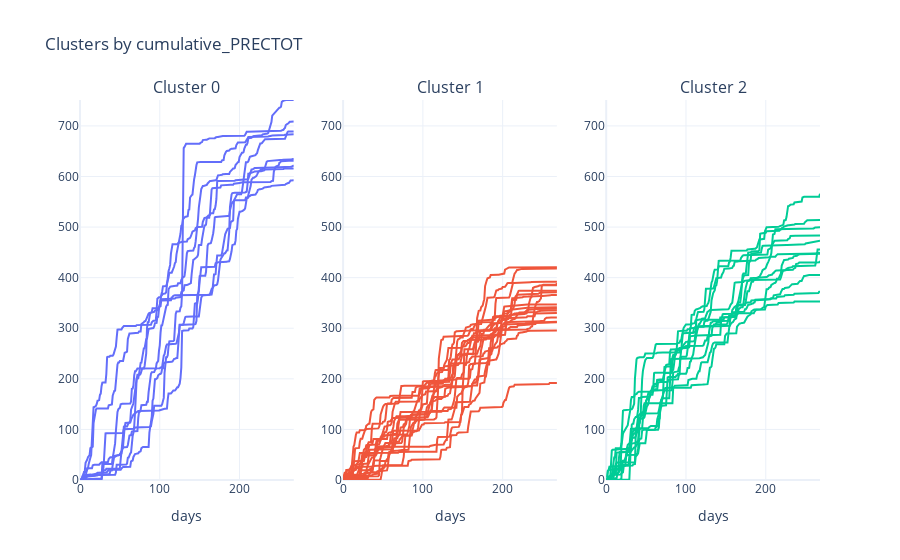

Notebook source saved alongside this figure:
### Code cell
# plot each cluster
x = data_cluster.columns
arr_colors = ['#636EFA', '#EF553B', '#00CC96', '#AB63FA', '#FFA15A', '#19D3F3', '#FF6692', '#B6E880', '#FF97FF', '#FECB52']

fig = make_subplots(rows=1, cols=nb_cluster,
                    subplot_titles=[f"Cluster {i}" for i in range(nb_cluster)])


for cluster_index in dict_cluster.keys():
  for arr in dict_cluster[cluster_index].values:
    fig.add_trace(
        go.Scatter(x=x, y=arr, marker_color=arr_colors[cluster_index]),
        row=1, col=cluster_index + 1
    )

  fig.update_yaxes(range=[0, np.max(data_cluster.values)], row=1, col=cluster_index + 1)
  fig.update_xaxes(title="days")


fig.update_layout(
    title=f"Clusters by {col_name}",
    showlegend=False
)

fig.show()

### Figure 1 — Plotly figure (JSON) as saved in the notebook; plotly's stock layout.template omitted (floating-point values rounded to 4 significant figures; data arrays with more than 128 entries replaced by an {"elided": "..."} marker saying what was removed)
{"data": [{"marker": {"color": "#636EFA"}, "type": "scatter", "x": {"elided": "270 mixed values"}, "xaxis": "x", "y": {"elided": "269 float values"}, "yaxis": "y"}, {"marker": {"color": "#636EFA"}, "type": "scatter", "x": {"elided": "270 mixed values"}, "xaxis": "x", "y": {"elided": "269 float values"}, "yaxis": "y"}, {"marker": {"color": "#636EFA"}, "type": "scatter", "x": {"elided": "270 mixed values"}, "xaxis": "x", "y": {"elided": "269 float values"}, "yaxis": "y"}, {"marker": {"color": "#636EFA"}, "type": "scatter", "x": {"elided": "270 mixed values"}, "xaxis": "x", "y": {"elided": "269 float values"}, "yaxis": "y"}, {"marker": {"color": "#636EFA"}, "type": "scatter", "x": {"elided": "270 mixed values"}, "xaxis": "x", "y": {"elided": "269 float values"}, "yaxis": "y"}, {"marker": {"color": "#636EFA"}, "type": "scatter", "x": {"elided": "270 mixed values"}, "xaxis": "x", "y": {"elided": "269 float values"}, "yaxis": "y"}, {"marker": {"color": "#636EFA"}, "type": "scatter", "x": {"elided": "270 mixed values"}, "xaxis": "x", "y": {"elided": "269 float values"}, "yaxis": "y"}, {"marker": {"color": "#636EFA"}, "type": "scatter", "x": {"elided": "270 mixed values"}, "xaxis": "x", "y": {"elided": "269 float values"}, "yaxis": "y"}, {"marker": {"color": "#636EFA"}, "type": "scatter", "x": {"elided": "270 mixed values"}, "xaxis": "x", "y": {"elided": "269 float values"}, "yaxis": "y"}, {"marker": {"color": "#EF553B"}, "type": "scatter", "x": {"elided": "270 mixed values"}, "xaxis": "x2", "y": {"elided": "269 float values"}, "yaxis": "y2"}, {"marker": {"color": "#EF553B"}, "type": "scatter", "x": {"elided": "270 mixed values"}, "xaxis": "x2", "y": {"elided": "269 float values"}, "yaxis": "y2"}, {"marker": {"color": "#EF553B"}, "type": "scatter", "x": {"elided": "270 mixed values"}, "xaxis": "x2", "y": {"elided": "269 float values"}, "yaxis": "y2"}, {"marker": {"color": "#EF553B"}, "type": "scatter", "x": {"elided": "270 mixed values"}, "xaxis": "x2", "y": {"elided": "269 float values"}, "yaxis": "y2"}, {"marker": {"color": "#EF553B"}, "type": "scatter", "x": {"elided": "270 mixed values"}, "xaxis": "x2", "y": {"elided": "269 float values"}, "yaxis": "y2"}, {"marker": {"color": "#EF553B"}, "type": "scatter", "x": {"elided": "270 mixed values"}, "xaxis": "x2", "y": {"elided": "269 float values"}, "yaxis": "y2"}, {"marker": {"color": "#EF553B"}, "type": "scatter", "x": {"elided": "270 mixed values"}, "xaxis": "x2", "y": {"elided": "269 float values"}, "yaxis": "y2"}, {"marker": {"color": "#EF553B"}, "type": "scatter", "x": {"elided": "270 mixed values"}, "xaxis": "x2", "y": {"elided": "269 float values"}, "yaxis": "y2"}, {"marker": {"color": "#EF553B"}, "type": "scatter", "x": {"elided": "270 mixed values"}, "xaxis": "x2", "y": {"elided": "269 float values"}, "yaxis": "y2"}, {"marker": {"color": "#EF553B"}, "type": "scatter", "x": {"elided": "270 mixed values"}, "xaxis": "x2", "y": {"elided": "269 float values"}, "yaxis": "y2"}, {"marker": {"color": "#EF553B"}, "type": "scatter", "x": {"elided": "270 mixed values"}, "xaxis": "x2", "y": {"elided": "269 float values"}, "yaxis": "y2"}, {"marker": {"color": "#EF553B"}, "type": "scatter", "x": {"elided": "270 mixed values"}, "xaxis": "x2", "y": {"elided": "269 float values"}, "yaxis": "y2"}, {"marker": {"color": "#EF553B"}, "type": "scatter", "x": {"elided": "270 mixed values"}, "xaxis": "x2", "y": {"elided": "269 float values"}, "yaxis": "y2"}, {"marker": {"color": "#EF553B"}, "type": "scatter", "x": {"elided": "270 mixed values"}, "xaxis": "x2", "y": {"elided": "269 float values"}, "yaxis": "y2"}, {"marker": {"color": "#EF553B"}, "type": "scatter", "x": {"elided": "270 mixed values"}, "xaxis": "x2", "y": {"elided": "269 float values"}, "yaxis": "y2"}, {"marker": {"color": "#EF553B"}, "type": "scatter", "x": {"elided": "270 mixed values"}, "xaxis": "x2", "y": {"elided": "269 float values"}, "yaxis": "y2"}, {"marker": {"color": "#EF553B"}, "type": "scatter", "x": {"elided": "270 mixed values"}, "xaxis": "x2", "y": {"elided": "269 float values"}, "yaxis": "y2"}, {"marker": {"color": "#EF553B"}, "type": "scatter", "x": {"elided": "270 mixed values"}, "xaxis": "x2", "y": {"elided": "269 float values"}, "yaxis": "y2"}, {"marker": {"color": "#00CC96"}, "type": "scatter", "x": {"elided": "270 mixed values"}, "xaxis": "x3", "y": {"elided": "269 float values"}, "yaxis": "y3"}, {"marker": {"color": "#00CC96"}, "type": "scatter", "x": {"elided": "270 mixed values"}, "xaxis": "x3", "y": {"elided": "269 float values"}, "yaxis": "y3"}, {"marker": {"color": "#00CC96"}, "type": "scatter", "x": {"elided": "270 mixed values"}, "xaxis": "x3", "y": {"elided": "269 float values"}, "yaxis": "y3"}, {"marker": {"color": "#00CC96"}, "type": "scatter", "x": {"elided": "270 mixed values"}, "xaxis": "x3", "y": {"elided": "269 float values"}, "yaxis": "y3"}, {"marker": {"color": "#00CC96"}, "type": "scatter", "x": {"elided": "270 mixed values"}, "xaxis": "x3", "y": {"elided": "269 float values"}, "yaxis": "y3"}, {"marker": {"color": "#00CC96"}, "type": "scatter", "x": {"elided": "270 mixed values"}, "xaxis": "x3", "y": {"elided": "269 float values"}, "yaxis": "y3"}, {"marker": {"color": "#00CC96"}, "type": "scatter", "x": {"elided": "270 mixed values"}, "xaxis": "x3", "y": {"elided": "269 float values"}, "yaxis": "y3"}, {"marker": {"color": "#00CC96"}, "type": "scatter", "x": {"elided": "270 mixed values"}, "xaxis": "x3", "y": {"elided": "269 float values"}, "yaxis": "y3"}, {"marker": {"color": "#00CC96"}, "type": "scatter", "x": {"elided": "270 mixed values"}, "xaxis": "x3", "y": {"elided": "269 float values"}, "yaxis": "y3"}, {"marker": {"color": "#00CC96"}, "type": "scatter", "x": {"elided": "270 mixed values"}, "xaxis": "x3", "y": {"elided": "269 float values"}, "yaxis": "y3"}, {"marker": {"color": "#00CC96"}, "type": "scatter", "x": {"elided": "270 mixed values"}, "xaxis": "x3", "y": {"elided": "269 float values"}, "yaxis": "y3"}, {"marker": {"color": "#00CC96"}, "type": "scatter", "x": {"elided": "270 mixed values"}, "xaxis": "x3", "y": {"elided": "269 float values"}, "yaxis": "y3"}], "layout": {"annotations": [{"font": {"size": 16}, "showarrow": false, "text": "Cluster 0", "x": 0.1444, "xanchor": "center", "xref": "paper", "y": 1, "yanchor": "bottom", "yref": "paper"}, {"font": {"size": 16}, "showarrow": false, "text": "Cluster 1", "x": 0.5, "xanchor": "center", "xref": "paper", "y": 1, "yanchor": "bottom", "yref": "paper"}, {"font": {"size": 16}, "showarrow": false, "text": "Cluster 2", "x": 0.8556, "xanchor": "center", "xref": "paper", "y": 1, "yanchor": "bottom", "yref": "paper"}], "showlegend": false, "title": {"text": "Clusters by cumulative_PRECTOT"}, "xaxis": {"anchor": "y", "domain": [0, 0.2889], "title": {"text": "days"}}, "xaxis2": {"anchor": "y2", "domain": [0.3556, 0.6444], "title": {"text": "days"}}, "xaxis3": {"anchor": "y3", "domain": [0.7111, 1], "title": {"text": "days"}}, "yaxis": {"anchor": "x", "domain": [0, 1], "range": [0, 751.2]}, "yaxis2": {"anchor": "x2", "domain": [0, 1], "range": [0, 751.2]}, "yaxis3": {"anchor": "x3", "domain": [0, 1], "range": [0, 751.2]}}}
